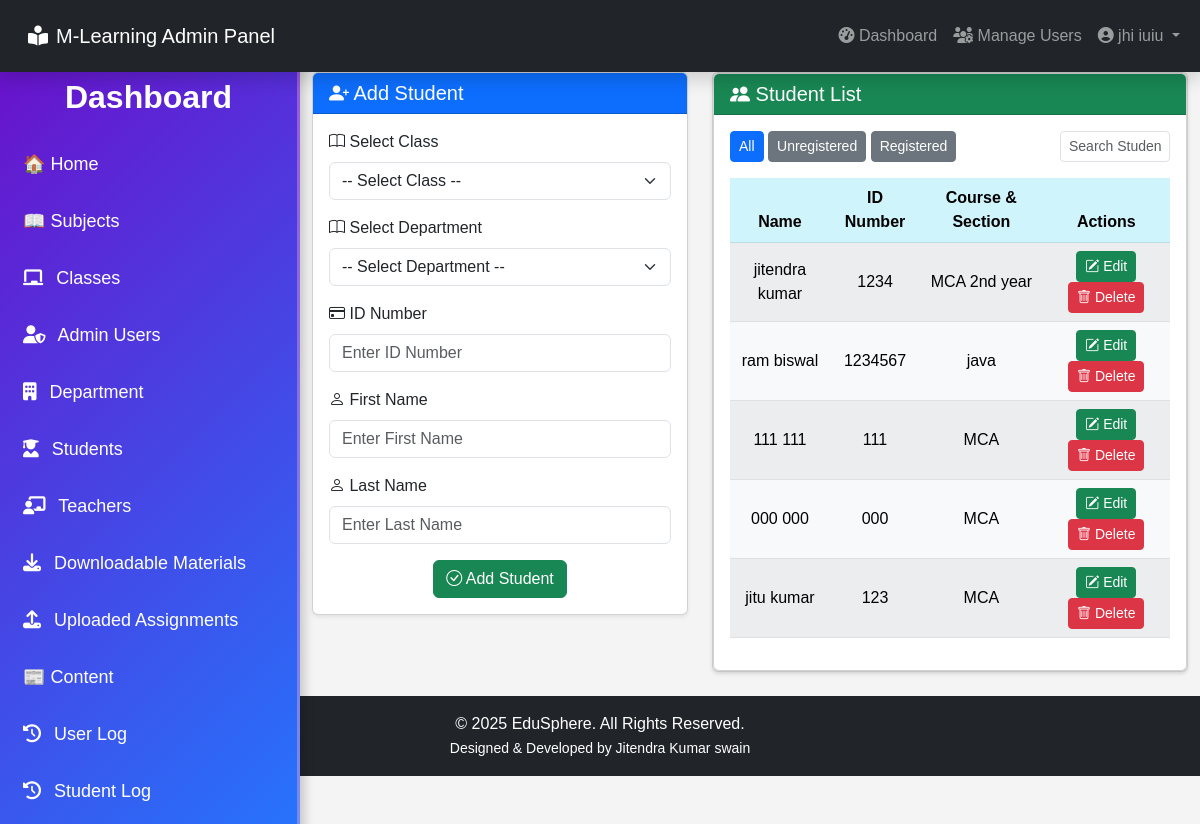
Page /admin/student/students.php (signed in) on the committed database.
### tables this page shows
CREATE TABLE `users` (
  `user_id` int(11) NOT NULL,
  `username` varchar(100) NOT NULL,
  `password` varchar(100) NOT NULL,
  `firstname` varchar(100) NOT NULL,
  `lastname` varchar(100) NOT NULL,
  `date` varchar(30) NOT NULL DEFAULT current_timestamp()
);

CREATE TABLE `student` (
  `student_id` int(11) NOT NULL,
  `firstname` varchar(100) NOT NULL,
  `lastname` varchar(100) NOT NULL,
  `class_id` int(11) NOT NULL,
  `department_id` int(30) NOT NULL,
  `username` varchar(100) NOT NULL,
  `password` varchar(100) NOT NULL,
  `location` varchar(100) NOT NULL,
  `status` varchar(100) NOT NULL
);

CREATE TABLE `class` (
  `class_id` int(11) NOT NULL,
  `class_name` varchar(100) NOT NULL
);

### admin/session.php (called while the page is built, shortened)
<?php
$session_id = $_SESSION['id'];
?>

### admin/student/student_table.php (the view, shortened to what this page needs)
<?php include('../dbcon.php'); ?>
<div class="card shadow-sm">
    <div class="card-header bg-success text-white d-flex justify-content-between align-items-center">
        <h5 class="mb-0"><i class="bi bi-people-fill"></i> Student List</h5>
    </div>
    <div class="card-body">
        <div class="d-flex justify-content-between mb-3">
            <div>
                <a href="students.php" class="btn btn-primary btn-sm">All</a>
                <a href="unreg_students.php" class="btn btn-secondary btn-sm">Unregistered</a>
                <a href="reg_students.php" class="btn btn-secondary btn-sm">Registered</a>
            </div>
            <input type="text" id="searchBox" class="form-control form-control-sm w-25" placeholder="Search Student...">
        </div>
        <form action="delete_student.php" method="post">
            <div class="table-responsive">
                <table class="table table-hover align-middle text-center table-light table-striped" id="example">
                    <thead class="table-info">
                        <tr>
                            <th>Name</th>
                            <th>ID Number</th>
                            <th>Course & Section</th>
                            <th>Actions</th>
                        </tr>
                    </thead>
                    <tbody>
                    <?php
                        $query = mysqli_query($conn, "SELECT * FROM student
                            LEFT JOIN class ON student.class_id = class.class_id
                            ORDER BY student.student_id DESC") or die(mysqli_error($conn));
                        if (mysqli_num_rows($query) > 0) {
                            while ($row = mysqli_fetch_array($query)) {
                                $id = $row['student_id'];
                        ?>
                                <tr>
                                    <td><?php echo $row['firstname'] . " " . $row['lastname']; ?></td>
                                    <td><?php echo $row['username']; ?></td>
                                    <td><?php echo $row['class_name']; ?></td>
                                    <td>
                                        <a href="edit_student.php?id=<?php echo $id; ?>" class="btn btn-success btn-sm">
                                            <i class="bi bi-pencil-square"></i> Edit
                                        </a>
                                        <button type="button" class="btn btn-danger btn-sm deleteStudent delete-btn" data-bs-toggle="modal" data-bs-target="#deleteSingleModal" data-id="<?php echo $id; ?>">
                                            <i class="bi bi-trash"></i> Delete
                                        </button>
                                    </td>
                                </tr>
                        <?php
                            }
                        } else {
                        ?>
                            <tr>
                                <td colspan="4" class="text-center alert alert-info bg-info">No Unregistered Students Found</td>
                            </tr>
                        <?php } ?>
                    </tbody>
                </table>
            </div>
        </form>
    </div>
</div>

### admin/navbar.php (shortened to what this page needs)
<?php
    $query = mysqli_query($conn, "SELECT * FROM users WHERE user_id = '$session_id'") or die(mysqli_error($conn));
    $row = mysqli_fetch_array($query);
?>
<nav class="navbar navbar-expand-lg navbar-dark bg-dark fixed-top shadow">
    <div class="container-fluid">
        <a class="navbar-brand d-flex align-items-center p-lg-3 p-md-3" href="#" onclick="openNav()">
            <h5 class="mb-0"><i class="fas fa-book-reader me-2"></i>M-Learning Admin Panel</h5>
        </a>
        <div class="collapse navbar-collapse justify-content-end" id="navbarNav">
            <ul class="navbar-nav">
                <li class="nav-item">
                    <a class="nav-link" href="../dashboard/dashboard.php">
                        <i class="fas fa-tachometer-alt"></i> Dashboard
                    </a>
                </li>
                <li class="nav-item">
                    <a class="nav-link" href="../user/admin_user.php">
                        <i class="fas fa-users-cog"></i> Manage Users
                    </a>
                </li>
                <li class="nav-item dropdown">
                    <a class="nav-link dropdown-toggle" href="#" id="userDropdown" role="button" data-bs-toggle="dropdown">
                        <i class="fa fa-user-circle"></i> <?php echo $row['firstname']." ".$row['lastname']; ?>
                    </a>
                </li>
            </ul>
        </div>
    </div>
</nav>

### admin/sidebar_dashboard.php (style rules this page uses)
* { margin: 0; padding: 0; box-sizing: border-box; font-family: 'Poppins', sans-serif; }
body { height: 100vh; background: #f4f4f4; }

### rows in the picture
users: firstname "jhi", lastname "iuiu"
student: firstname "jitendra", lastname "kumar", username "1234", class.class_name "MCA 2nd year"
student: firstname "ram", lastname "biswal", username "1234567", class.class_name "java"
student: firstname "111", lastname "111", username "111", class.class_name "MCA"
student: firstname "000", lastname "000", username "000", class.class_name "MCA"
student: firstname "jitu", lastname "kumar", username "123", class.class_name "MCA"
